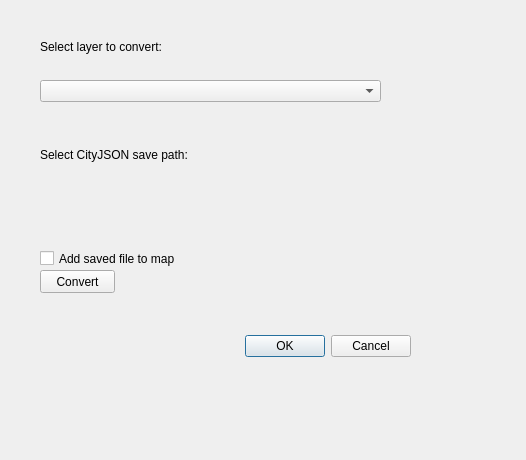
<?xml version="1.0" encoding="UTF-8"?>
<ui version="4.0">
 <class>CityJsonWriterDialogBase</class>
 <widget class="QDialog" name="CityJsonWriterDialogBase">
  <property name="geometry">
   <rect>
    <x>0</x>
    <y>0</y>
    <width>526</width>
    <height>460</height>
   </rect>
  </property>
  <property name="windowTitle">
   <string>CityJSON Writer</string>
  </property>
  <widget class="QDialogButtonBox" name="button_box">
   <property name="geometry">
    <rect>
     <x>70</x>
     <y>330</y>
     <width>341</width>
     <height>32</height>
    </rect>
   </property>
   <property name="orientation">
    <enum>Qt::Horizontal</enum>
   </property>
   <property name="standardButtons">
    <set>QDialogButtonBox::Cancel|QDialogButtonBox::Ok</set>
   </property>
  </widget>
  <widget class="QWidget" name="verticalLayoutWidget_2">
   <property name="geometry">
    <rect>
     <x>40</x>
     <y>20</y>
     <width>341</width>
     <height>221</height>
    </rect>
   </property>
   <layout class="QVBoxLayout" name="verticalLayout_2">
    <item>
     <widget class="QLabel" name="layer_label">
      <property name="text">
       <string>Select layer to convert:</string>
      </property>
     </widget>
    </item>
    <item>
     <widget class="QComboBox" name="layer_select"/>
    </item>
    <item>
     <spacer name="verticalSpacer">
      <property name="orientation">
       <enum>Qt::Vertical</enum>
      </property>
      <property name="sizeType">
       <enum>QSizePolicy::Fixed</enum>
      </property>
      <property name="sizeHint" stdset="0">
       <size>
        <width>20</width>
        <height>20</height>
       </size>
      </property>
     </spacer>
    </item>
    <item>
     <widget class="QLabel" name="file_label">
      <property name="text">
       <string>Select CityJSON save path:</string>
      </property>
     </widget>
    </item>
    <item>
     <widget class="QgsFileWidget" name="save_file_name" native="true">
      <property name="filter" stdset="0">
       <string>CityJSON (*.city.json) ;; </string>
      </property>
     </widget>
    </item>
   </layout>
  </widget>
  <widget class="QPushButton" name="convert">
   <property name="geometry">
    <rect>
     <x>40</x>
     <y>270</y>
     <width>75</width>
     <height>23</height>
    </rect>
   </property>
   <property name="text">
    <string>Convert</string>
   </property>
  </widget>
  <widget class="QWidget" name="verticalLayoutWidget">
   <property name="geometry">
    <rect>
     <x>350</x>
     <y>240</y>
     <width>31</width>
     <height>31</height>
    </rect>
   </property>
   <layout class="QVBoxLayout" name="iframe_holder"/>
  </widget>
  <widget class="QCheckBox" name="reload">
   <property name="geometry">
    <rect>
     <x>40</x>
     <y>250</y>
     <width>151</width>
     <height>17</height>
    </rect>
   </property>
   <property name="text">
    <string>Add saved file to map</string>
   </property>
  </widget>
 </widget>
 <customwidgets>
  <customwidget>
   <class>QgsFileWidget</class>
   <extends>QWidget</extends>
   <header>qgsfilewidget.h</header>
  </customwidget>
 </customwidgets>
 <resources/>
 <connections>
  <connection>
   <sender>button_box</sender>
   <signal>accepted()</signal>
   <receiver>CityJsonWriterDialogBase</receiver>
   <slot>accept()</slot>
   <hints>
    <hint type="sourcelabel">
     <x>20</x>
     <y>20</y>
    </hint>
    <hint type="destinationlabel">
     <x>20</x>
     <y>20</y>
    </hint>
   </hints>
  </connection>
  <connection>
   <sender>button_box</sender>
   <signal>rejected()</signal>
   <receiver>CityJsonWriterDialogBase</receiver>
   <slot>reject()</slot>
   <hints>
    <hint type="sourcelabel">
     <x>20</x>
     <y>20</y>
    </hint>
    <hint type="destinationlabel">
     <x>20</x>
     <y>20</y>
    </hint>
   </hints>
  </connection>
 </connections>
</ui>
